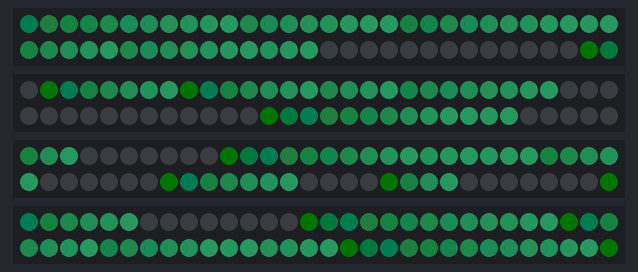
A sketch run on a simulated Arduino Uno, built with avr-gcc and run on an emulated ATmega328P. Parts: 4 × 60 RGB LEDs in strip order, left to right, continuing on the next row. Dim RGB values are drawn brighter than linear; random numbers use the default seed unless the sketch sets one.

Above: at 3.52 s.
At 4.18 s:
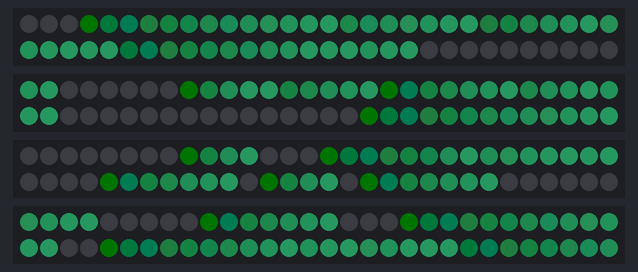
At 5.16 s:
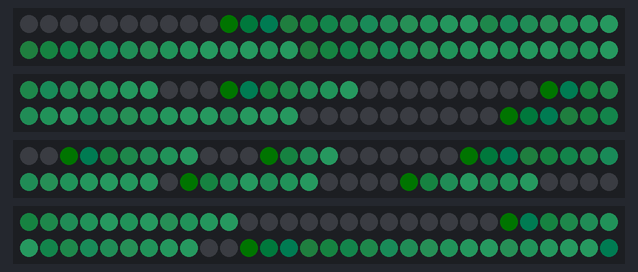
At 7.13 s:
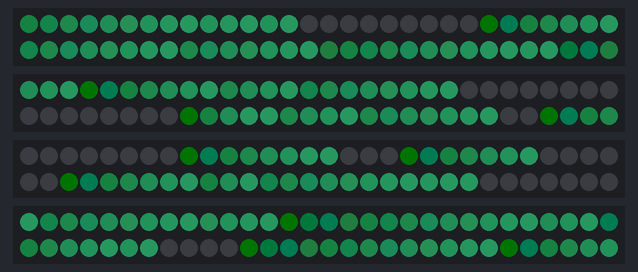
At 9.1 s:
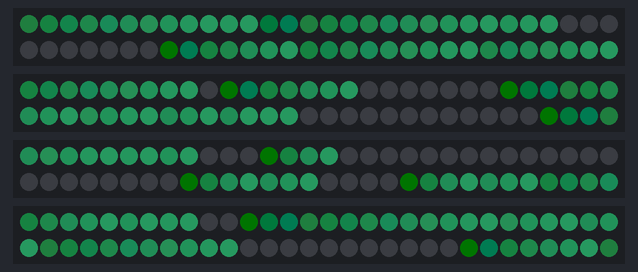
At 11.06 s:
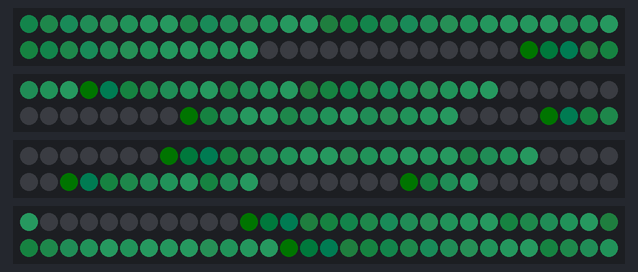

Measured:
- by itself, everything shown: repeats every 7.9 s, in 24 steps

The sketch:

cascade.ino
```cpp
#include <FastLED.h>

#define SAFETY_BOOT_TIME 3000

#define STRIP_A       3
#define STRIP_B       5
#define STRIP_C       9
#define STRIP_D       11
#define STRIPS        4
#define NUM_LEDS      60
#define BRIGHTNESS    32
#define MINIMUM_INTENSITY 36 // Below this threshold the strip misbehaves
#define LED_TYPE      NEOPIXEL
#define COLOR_ORDER   RGB

#define SPEED_FACTOR 4

#define UPDATES_PER_SECOND  200

//PLAY WITH THESE VALUES FOR MAX AND MI INTENSITY
#define MAX_DROPS           8
#define MAX_DROP_INTENSITY  255
#define BRIGHTNESS          32

CRGB  leds[STRIPS][NUM_LEDS];
int intensity[NUM_LEDS];

typedef struct drop_t {
  int size;
  int position;
  int tick;
} Drop;

Drop drops[STRIPS][MAX_DROPS];

void setup() {

  //Do not operate LED's before this time
  FastLED.delay(SAFETY_BOOT_TIME);
  fill_solid(leds[0], NUM_LEDS, CRGB::Black );
  fill_solid(leds[1], NUM_LEDS, CRGB::Black );
  fill_solid(leds[2], NUM_LEDS, CRGB::Black );
  fill_solid(leds[3], NUM_LEDS, CRGB::Black );

  //Define drops
  for(int strip = 0; strip < STRIPS; strip++) {
    for(int i = 0; i < MAX_DROPS; i++) {
      drops[strip][i].position = random(NUM_LEDS);
      drops[strip][i].size = pow(2, 2+random(3)); //One of [8, 16]
      drops[strip][i].tick = drops[strip][i].size;
    }
  }

  FastLED.addLeds<LED_TYPE, STRIP_A>( leds[0], NUM_LEDS ).setCorrection( TypicalLEDStrip );
  FastLED.addLeds<LED_TYPE, STRIP_B>( leds[1], NUM_LEDS ).setCorrection( TypicalLEDStrip );
  FastLED.addLeds<LED_TYPE, STRIP_C>( leds[2], NUM_LEDS ).setCorrection( TypicalLEDStrip );
  FastLED.addLeds<LED_TYPE, STRIP_D>( leds[3], NUM_LEDS ).setCorrection( TypicalLEDStrip );

  fill_solid( leds[0], NUM_LEDS, CRGB::Black );
  fill_solid( leds[1], NUM_LEDS, CRGB::Black );
  fill_solid( leds[2], NUM_LEDS, CRGB::Black );
  fill_solid( leds[3], NUM_LEDS, CRGB::Black );

  FastLED.setDither( 0 );
  FastLED.setBrightness(  BRIGHTNESS );

  FastLED.show();
  FastLED.delay(1000 / UPDATES_PER_SECOND);

}

void loop() {

  //On each strip
  for(int strip = 0; strip < STRIPS; strip++) {
    //Cleanup previous step
    fill_solid(leds[strip], NUM_LEDS, CRGB::Black );

    for(int pixel = 0; pixel < NUM_LEDS; pixel++) {
      intensity[pixel] = 0;
    }

    //For every drop
    for(int i = 0; i < MAX_DROPS; i++) {
      Drop* drop = &drops[strip][i];

      //Draw its pixels
      for(int j = 0; j < drop->size; j++) {
        int position = (drop->position + j) % NUM_LEDS;
        int dropValue = (j+1) * MAX_DROP_INTENSITY / drop->size ;
        //intensity[position] += dropValue;
        intensity[position] =  max(intensity[position], dropValue);
      }

      drop->tick -= SPEED_FACTOR;

      if(drop->tick <= 0) {
        drop->tick = drop->size;
        drop->position++;
      }
    }

    //Paint the strip
    for(int pixel = 0; pixel < NUM_LEDS; pixel++) {
      //int value = min(intensity[pixel], 255);
      int value = intensity[pixel];
      leds[strip][pixel] = CHSV(HUE_AQUA,   144, value);
    }
  }

  FastLED.show();
  FastLED.delay(1000 / UPDATES_PER_SECOND);
}
```
